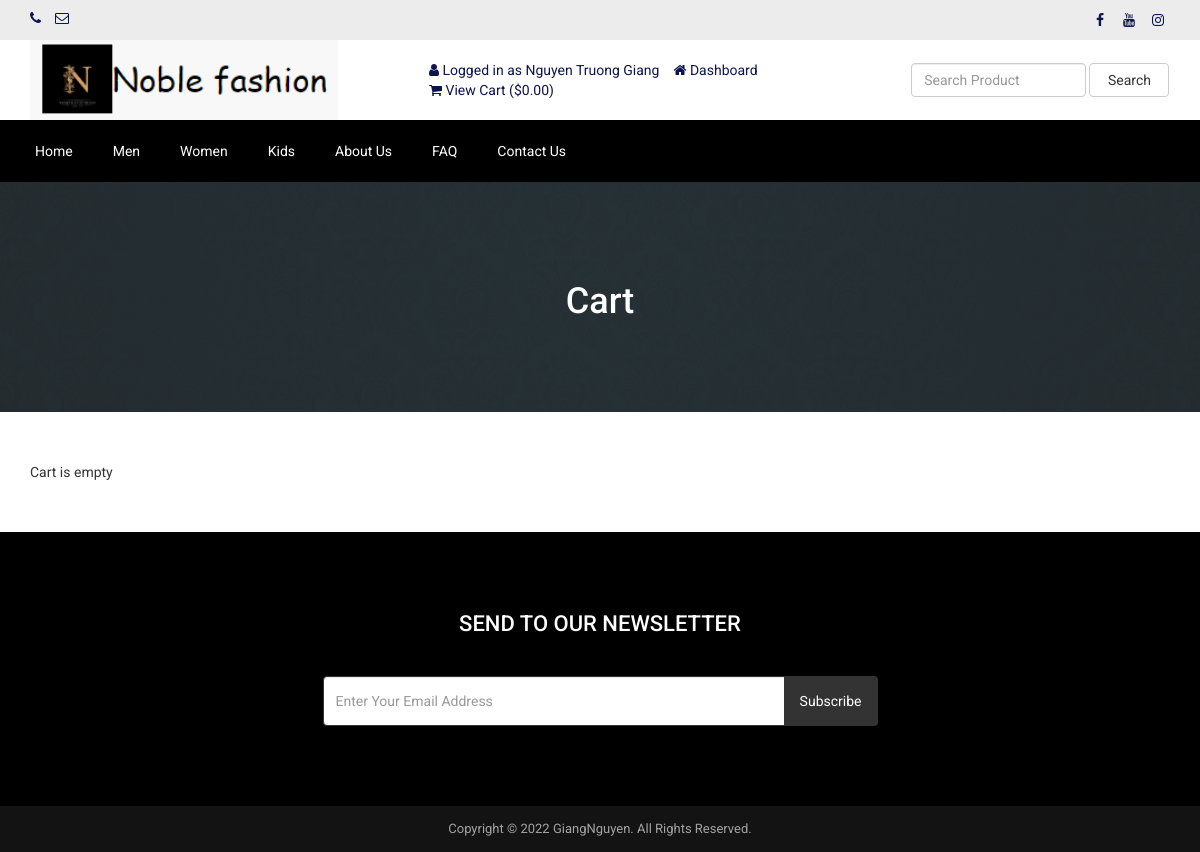
/cart.php (signed in), run on the app's committed database.
### tables this page shows
CREATE TABLE `tbl_social` (
  `social_id` int(11) NOT NULL,
  `social_name` varchar(30) NOT NULL,
  `social_url` varchar(255) NOT NULL,
  `social_icon` varchar(30) NOT NULL
);

CREATE TABLE `tbl_settings` (
  `id` int(11) NOT NULL,
  `logo` varchar(200) NOT NULL,
  `favicon` varchar(200) NOT NULL,
  `footer_about` mediumtext NOT NULL,
  `footer_copyright` mediumtext NOT NULL,
  `contact_address` mediumtext NOT NULL,
  `contact_email` varchar(200) NOT NULL,
  `contact_phone` varchar(200) NOT NULL,
  `contact_fax` varchar(200) NOT NULL,
  `contact_map_iframe` mediumtext NOT NULL,
  `receive_email` varchar(200) NOT NULL,
  `receive_email_subject` varchar(200) NOT NULL,
  `receive_email_thank_you_message` mediumtext NOT NULL,
  `forget_password_message` mediumtext NOT NULL,
  `total_recent_post_footer` int(11) NOT NULL,
  `total_popular_post_footer` int(11) NOT NULL,
  `total_recent_post_sidebar` int(11) NOT NULL,
  `total_popular_post_sidebar` int(11) NOT NULL,
  `total_featured_product_home` int(11) NOT NULL,
  `total_latest_product_home` int(11) NOT NULL,
  `total_popular_product_home` int(11) NOT NULL,
  `meta_title_home` mediumtext NOT NULL,
  `meta_keyword_home` mediumtext NOT NULL,
  `meta_description_home` mediumtext NOT NULL,
  `banner_login` varchar(200) NOT NULL,
  `banner_registration` varchar(200) NOT NULL,
  `banner_forget_password` varchar(200) NOT NULL,
  `banner_reset_password` varchar(200) NOT NULL,
  `banner_search` varchar(200) NOT NULL,
  `banner_cart` varchar(200) NOT NULL,
  `banner_checkout` varchar(200) NOT NULL,
  `banner_product_category` varchar(200) NOT NULL,
  `banner_blog` varchar(200) NOT NULL,
  `cta_title` varchar(200) NOT NULL,
  `cta_content` mediumtext NOT NULL,
  `cta_read_more_text` varchar(200) NOT NULL,
  `cta_read_more_url` varchar(200) NOT NULL,
  `cta_photo` varchar(200) NOT NULL,
  `featured_product_title` varchar(200) NOT NULL,
  `featured_product_subtitle` varchar(200) NOT NULL,
  `latest_product_title` varchar(200) NOT NULL,
  `latest_product_subtitle` varchar(200) NOT NULL,
  `popular_product_title` varchar(200) NOT NULL,
  `popular_product_subtitle` varchar(200) NOT NULL,
  `testimonial_title` varchar(200) NOT NULL,
  `testimonial_subtitle` varchar(200) NOT NULL,
  `testimonial_photo` varchar(200) NOT NULL,
  `blog_title` varchar(200) NOT NULL,
  `blog_subtitle` varchar(200) NOT NULL,
  `newsletter_text` mediumtext NOT NULL,
  `paypal_email` varchar(200) NOT NULL,
  `stripe_public_key` varchar(200) NOT NULL,
  `stripe_secret_key` varchar(200) NOT NULL,
  `bank_detail` mediumtext NOT NULL,
  `before_head` mediumtext NOT NULL,
  `after_body` mediumtext NOT NULL,
  `before_body` mediumtext NOT NULL,
  `home_service_on_off` int(11) NOT NULL,
  `home_welcome_on_off` int(11) NOT NULL,
  `home_featured_product_on_off` int(11) NOT NULL,
  `home_latest_product_on_off` int(11) NOT NULL,
  `home_popular_product_on_off` int(11) NOT NULL,
  `home_testimonial_on_off` int(11) NOT NULL,
  `home_blog_on_off` int(11) NOT NULL,
  `newsletter_on_off` int(11) NOT NULL,
  `ads_above_welcome_on_off` int(11) NOT NULL,
  `ads_above_featured_product_on_off` int(11) NOT NULL,
  `ads_above_latest_product_on_off` int(11) NOT NULL,
  `ads_above_popular_product_on_off` int(11) NOT NULL,
  `ads_above_testimonial_on_off` int(11) NOT NULL,
  `ads_category_sidebar_on_off` int(11) NOT NULL
);

CREATE TABLE `tbl_top_category` (
  `tcat_id` int(11) NOT NULL,
  `tcat_name` varchar(255) NOT NULL,
  `show_on_menu` int(11) NOT NULL
);

CREATE TABLE `tbl_page` (
  `id` int(11) NOT NULL,
  `about_title` varchar(200) NOT NULL,
  `about_content` mediumtext NOT NULL,
  `about_banner` varchar(200) NOT NULL,
  `about_meta_title` varchar(200) NOT NULL,
  `about_meta_keyword` mediumtext NOT NULL,
  `about_meta_description` mediumtext NOT NULL,
  `faq_title` varchar(200) NOT NULL,
  `faq_banner` varchar(200) NOT NULL,
  `faq_meta_title` varchar(200) NOT NULL,
  `faq_meta_keyword` mediumtext NOT NULL,
  `faq_meta_description` mediumtext NOT NULL,
  `blog_title` varchar(200) NOT NULL,
  `blog_banner` varchar(200) NOT NULL,
  `blog_meta_title` varchar(200) NOT NULL,
  `blog_meta_keyword` mediumtext NOT NULL,
  `blog_meta_description` mediumtext NOT NULL,
  `contact_title` varchar(200) NOT NULL,
  `contact_banner` varchar(200) NOT NULL,
  `contact_meta_title` varchar(200) NOT NULL,
  `contact_meta_keyword` mediumtext NOT NULL,
  `contact_meta_description` mediumtext NOT NULL,
  `pgallery_title` varchar(200) NOT NULL,
  `pgallery_banner` varchar(200) NOT NULL,
  `pgallery_meta_title` varchar(200) NOT NULL,
  `pgallery_meta_keyword` mediumtext NOT NULL,
  `pgallery_meta_description` mediumtext NOT NULL,
  `vgallery_title` varchar(200) NOT NULL,
  `vgallery_banner` varchar(200) NOT NULL,
  `vgallery_meta_title` varchar(200) NOT NULL,
  `vgallery_meta_keyword` mediumtext NOT NULL,
  `vgallery_meta_description` mediumtext NOT NULL
);

### cart.php (the view, shortened to what this page needs)
<?php require_once('header.php'); ?>
<?php
$statement = $pdo->prepare("SELECT * FROM tbl_settings WHERE id=1");
$statement->execute();
$result = $statement->fetchAll(PDO::FETCH_ASSOC);
foreach ($result as $row) {
    $banner_cart = $row['banner_cart'];
}
?>
<div class="page-banner" style="background-image: url(assets/uploads/<?php echo $banner_cart; ?>)">
    <div class="overlay"></div>
    <div class="page-banner-inner">
        <h1><?php echo LANG_VALUE_18; ?></h1>
    </div>
</div>
<div class="page">
	<div class="container">
		<div class="row">
			<div class="col-md-12">
                <?php if(!isset($_SESSION['cart_p_id'])): ?>
                    <?php echo 'Cart is empty'; ?>
                <?php endif; ?>
			</div>
		</div>
	</div>
</div>
<?php require_once('footer.php'); ?>

### header.php (shortened to what this page needs)
<?php
include("admin/inc/config.php");
$statement = $pdo->prepare("SELECT * FROM tbl_settings WHERE id=1");
$statement->execute();
$result = $statement->fetchAll(PDO::FETCH_ASSOC);
foreach ($result as $row)
{
	$logo = $row['logo'];
	$contact_email = $row['contact_email'];
	$contact_phone = $row['contact_phone'];
}
?>
<!DOCTYPE html>
<html lang="en">
<head>
	<link rel="stylesheet" href="assets/css/bootstrap.min.css">
	<link rel="stylesheet" href="assets/css/font-awesome.min.css">
	<link rel="stylesheet" href="assets/css/owl.carousel.min.css">
	<link rel="stylesheet" href="assets/css/owl.theme.default.min.css">
	<link rel="stylesheet" href="assets/css/jquery.bxslider.min.css">
    <link rel="stylesheet" href="assets/css/magnific-popup.css">
    <link rel="stylesheet" href="assets/css/rating.css">
	<link rel="stylesheet" href="assets/css/spacing.css">
	<link rel="stylesheet" href="assets/css/bootstrap-touch-slider.css">
	<link rel="stylesheet" href="assets/css/animate.min.css">
	<link rel="stylesheet" href="assets/css/tree-menu.css">
	<link rel="stylesheet" href="assets/css/select2.min.css">
	<link rel="stylesheet" href="assets/css/main.css">
	<link rel="stylesheet" href="assets/css/responsive.css">
	<?php
	$statement = $pdo->prepare("SELECT * FROM tbl_page WHERE id=1");
	$statement->execute();
	$result = $statement->fetchAll(PDO::FETCH_ASSOC);
		?>
</head>
<body>
<div class="top">
	<div class="container">
		<div class="row">
			<div class="col-md-6 col-sm-6 col-xs-12">
				<div class="left">
					<ul>
						<li><i class="fa fa-phone"></i> <?php echo $contact_phone; ?></li>
						<li><i class="fa fa-envelope-o"></i> <?php echo $contact_email; ?></li>
					</ul>
				</div>
			</div>
			<div class="col-md-6 col-sm-6 col-xs-12">
				<div class="right">
					<ul>
						<?php
						$statement = $pdo->prepare("SELECT * FROM tbl_social");
						$statement->execute();
						$result = $statement->fetchAll(PDO::FETCH_ASSOC);
						foreach ($result as $row) {
							?>
							<?php if($row['social_url'] != ''): ?>
							<li><a href="<?php echo $row['social_url']; ?>"><i class="<?php echo $row['social_icon']; ?>"></i></a></li>
							<?php endif; ?>
							<?php
						}
						?>
					</ul>
				</div>
			</div>
		</div>
	</div>
</div>
<div class="header">
	<div class="container">
		<div class="row inner">
			<div class="col-md-4 logo">
				<a href="index.php"><img src="assets/uploads/<?php echo $logo; ?>" alt="logo image"></a>
			</div>
			<div class="col-md-5 right">
				<ul>
					<?php
					if(isset($_SESSION['customer'])) {
						?>
						<li><i class="fa fa-user"></i> <?php echo LANG_VALUE_13; ?> <?php echo $_SESSION['customer']['cust_name']; ?></li>
						<li><a href="dashboard.php"><i class="fa fa-home"></i> <?php echo LANG_VALUE_89; ?></a></li>
						<?php
					} else {
						?>
						<li><a href="login.php"><i class="fa fa-sign-in"></i> <?php echo LANG_VALUE_9; ?></a></li>
						<li><a href="registration.php"><i class="fa fa-user-plus"></i> <?php echo LANG_VALUE_15; ?></a></li>
						<?php
					}
					?>
					<li><a href="cart.php"><i class="fa fa-shopping-cart"></i> <?php echo LANG_VALUE_19; ?> (<?php echo LANG_VALUE_1; ?><?php
					if(isset($_SESSION['cart_p_id'])) {
						$table_total_price = 0;
						$i=0;
	                    foreach($_SESSION['cart_p_qty'] as $key => $value)
	                    {
	                        $i++;
	                        $arr_cart_p_qty[$i] = $value;
	                    }                    $i=0;
	                    foreach($_SESSION['cart_p_current_price'] as $key => $value)
	                    {
	                        $i++;
	                        $arr_cart_p_current_price[$i] = $value;
	                    }
	                    for($i=1;$i<=count($arr_cart_p_qty);$i++) {
	                    	$row_total_price = $arr_cart_p_current_price[$i]*$arr_cart_p_qty[$i];
	                        $table_total_price = $table_total_price + $row_total_price;
	                    }
						echo $table_total_price;
					} else {
						echo '0.00';
					}
					?>)</a></li>
				</ul>
			</div>
			<div class="col-md-3 search-area">
				<form class="navbar-form navbar-left" role="search" action="search-result.php" method="get">
					<div class="form-group">
						<input type="text" class="form-control search-top" placeholder="<?php echo LANG_VALUE_2; ?>" name="search_text">
					</div>
					<button type="submit" class="btn btn-default"><?php echo LANG_VALUE_3; ?></button>
				</form>
			</div>
		</div>
	</div>
</div>
<div class="nav" style="background-color:black; ">
	<div class="container">
		<div class="row">
			<div class="col-md-12 pl_0 pr_0">
				<div class="menu-container" style="background-color:black ;">
					<div class="menu">
						<ul>
							<li><a href="index.php">Home</a></li>
							<?php
							$statement = $pdo->prepare("SELECT * FROM tbl_top_category WHERE show_on_menu=1");
							$statement->execute();
							$result = $statement->fetchAll(PDO::FETCH_ASSOC);
							foreach ($result as $row) {
								?>
								<li><a href="product-category.php?id=<?php echo $row['tcat_id']; ?>&type=top-category"><?php echo $row['tcat_name']; ?></a>
								</li>
								<?php
							}
							?>
							<?php
							$statement = $pdo->prepare("SELECT * FROM tbl_page WHERE id=1");
							$statement->execute();
							$result = $statement->fetchAll(PDO::FETCH_ASSOC);
							foreach ($result as $row) {
								$about_title = $row['about_title'];
								$faq_title = $row['faq_title'];
								$contact_title = $row['contact_title'];
							}
							?>
							<li><a href="about.php"><?php echo $about_title; ?></a></li>
							<li><a href="faq.php"><?php echo $faq_title; ?></a></li>
							<li><a href="contact.php"><?php echo $contact_title; ?></a></li>
						</ul>
					</div>
				</div>
			</div>
		</div>
	</div>
</div>

### footer.php (shortened to what this page needs)
<?php
$statement = $pdo->prepare("SELECT * FROM tbl_settings WHERE id=1");
$statement->execute();
$result = $statement->fetchAll(PDO::FETCH_ASSOC);
foreach ($result as $row)
{
	$footer_copyright = $row['footer_copyright'];
    $newsletter_on_off = $row['newsletter_on_off'];
}
?>
<?php if($newsletter_on_off == 1): ?>
<section class="home-newsletter" style="background-color: black;">
	<div class="container">
		<div class="row">
			<div class="col-md-6 col-md-offset-3">
				<div class="single">
				<form action="" method="post">
					<h2>SEND TO OUR NEWSLETTER</h2>
					<div class="input-group">
			        	<input type="email" class="form-control" placeholder="<?php echo LANG_VALUE_95; ?>" name="email_subscribe">
			         	<span class="input-group-btn">
			         	<button class="btn btn-theme" type="submit" name="form_subscribe"><?php echo LANG_VALUE_92; ?></button>
			         	</span>
			        </div>
				</div>
			</div>
		</div>
	</div>
</section>
<?php endif; ?>
<div class="footer-bottom">
	<div class="container">
		<div class="row">
			<div class="col-md-12 copyright">
				<?php echo $footer_copyright; ?>
			</div>
		</div>
	</div>
</div>
</body>
</html>

### assets/css/main.css (style rules this page uses)
* { margin: 0; padding: 0; }
body { font-family: 'Roboto', sans-serif; font-size: 14px; }
h1, h2, h3, h4, h5, h6 { font-family: 'Roboto', sans-serif; }
a { text-decoration: none; }
.top { width: 100%; height: 40px; background: #ececec; }
.top .left { float: left; }
.top .left ul { padding-top: 8px; }
.top .left ul li { list-style-type: none; float: left; margin-right: 14px; color: #0d1452; }
.top .left ul li i { color: #0d1452; }
.top .right { float: right; }
.top .right ul { padding-top: 8px; }
.top .right ul li { list-style-type: none; float: left; margin-left: 5px; }
.top .right ul li a { color: #0d1452; width: 24px; height: 24px; line-height: 24px; text-align: center; border-radius: 50%; display: block; transition: all 0.4s ease; }
.header { width: 100%; height: auto; background: #fff; }
.header .inner { height: auto; display: table; }
.header .logo { float: none; display: table-cell; vertical-align: middle; }
.header .logo img { max-width: 100%; height: 80px; }
.header .navbar-form .form-control { width: 300px; }
.header .search-area { float: none; display: table-cell; vertical-align: middle; }
.header .search-area .form-group { width: calc(100% - 84px); }
.header .search-area button { width: 80px; }
.header .search-area form { width: 100%; }
.header .right { float: none; display: table-cell; vertical-align: middle; padding-right: 0; }
.header .right ul { float: right; margin-bottom: 0; }
.header .right ul li { list-style-type: none; float: left; margin-left: 14px; color: #0d1452; }
.header .right ul li a { color: #0d1452; }
.header .navbar-form .search-top { width: 100%; }
.nav { background: #0d1452; }
.menu-container { width: 100%; margin: 0 auto; background: #0d1452; }
.menu-dropdown-icon:before { content: "\f067"; font-family: "FontAwesome"; display: none; cursor: pointer; float: right; padding: 1.5em 2em; background: #fff; color: #333; }
.menu > ul { margin: 0 auto; width: 100%; list-style: none; padding: 0; position: relative; box-sizing: border-box; }
.menu > ul:before, .menu > ul:after { content: ""; display: table; }
.menu > ul:after { clear: both; }
.menu > ul > li { float: left; padding: 0; margin: 0; }
.menu > ul > li a { text-decoration: none; padding: 1.5em 20px; display: block; color: #fff; }
.footer-bottom { width: 100%; height: auto; background: #141314; padding: 14px 0; }
.footer-bottom .copyright { font-size: 13px; color: #a3a3a3; text-align: center; }
.page-banner { width: 100%; height: auto; background-repeat: no-repeat; background-position: center center; -webkit-background-size: cover; background-size: cover; position: relative; padding-top: 80px; padding-bottom: 80px; overflow: hidden; }
.page-banner .overlay { position: absolute; left: 0; top: 0; width: 100%; height: 100%; opacity: 0.7; background: #333; }
.page-banner h1 { color: #fff; text-align: center; z-index: 999; position: relative; }
.page { width: 100%; height: auto; padding-top: 50px; padding-bottom: 50px; }
.home-newsletter { padding: 80px 0; background: #0d1452; }
.home-newsletter .single { max-width: 650px; margin: 0 auto; text-align: center; position: relative; z-index: 2; }
.home-newsletter .single h2 { font-size: 22px; color: white; text-transform: uppercase; margin-bottom: 40px; margin-top: 0; }
.home-newsletter .single .form-control { height: 50px; border-color: #333; outline: none; }
.home-newsletter .single .btn { min-height: 50px; background: #333; color: #fff; padding-left: 15px; padding-right: 15px; }

### assets/css/responsive.css (style rules this page uses)
@media only screen and (min-width: 992px) { .header .inner { width: 100%; } }
@media only screen and (min-width: 992px) { .header .search-area { padding-right: 0; } }
@media only screen and (min-width: 992px) { .header .search-area form { padding-right: 0; } }
@media only screen and (min-width: 992px) { .header .container { padding-right: 0; } }

### data on the page
tbl_settings: logo (picture), banner_cart (picture), footer_copyright "Copyright © 2022 GiangNguyen. All Rights Reserved."
tbl_top_category: tcat_name "Men"
tbl_top_category: tcat_name "Women"
tbl_top_category: tcat_name "Kids"
tbl_page: about_title "About Us", faq_title "FAQ", contact_title "Contact Us"

### other printed values
LANG_VALUE_13 "Logged in as"
$_SESSION['customer']['cust_name'] "Nguyen Truong Giang"
LANG_VALUE_89 "Dashboard"
LANG_VALUE_19 "View Cart"
LANG_VALUE_1 "$"
LANG_VALUE_3 "Search"
LANG_VALUE_18 "Cart"
LANG_VALUE_92 "Subscribe"
